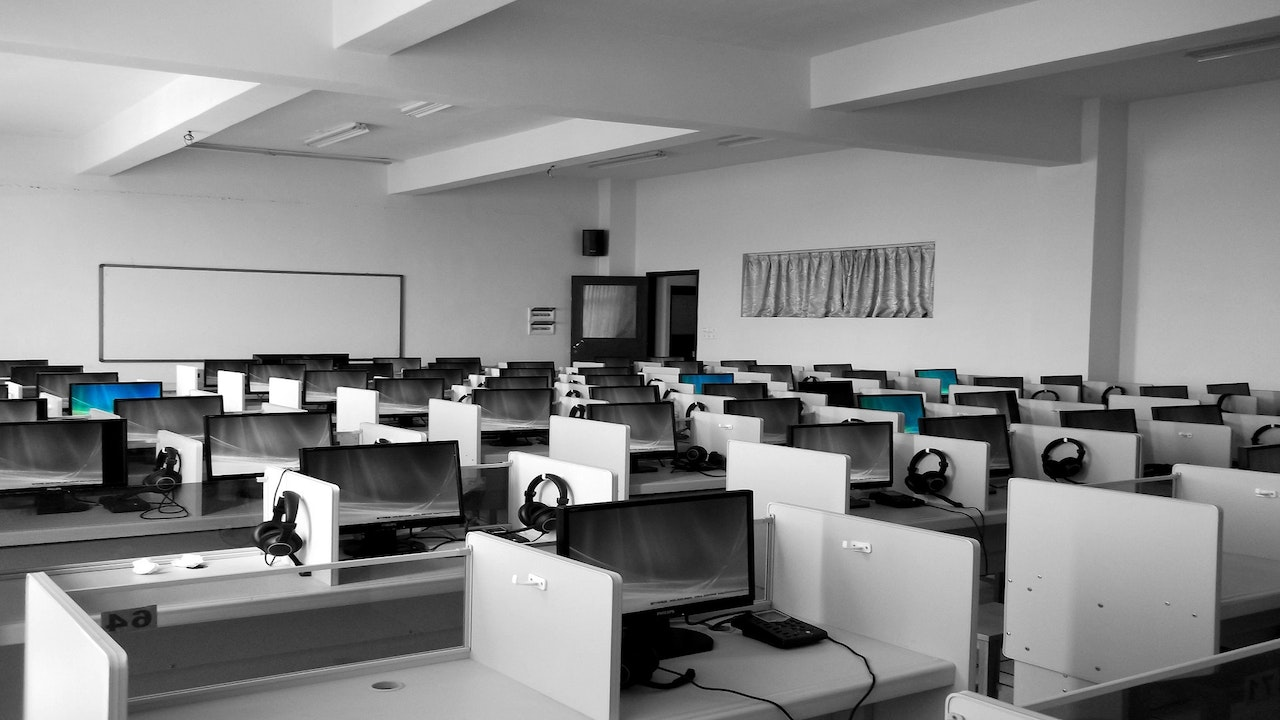
#> input picture Tareas/tarea07_cambiar_fondo/fondo1.jpg, 1280 x 720 px
$ python CambiarFondo.py
#> lines starting #> are read from the running program, lines starting #| are printed output that depends on the picture; after the words box and inside, x2 and y2 are one past the last pixel; in counts of white or black regions, pixels touching at a corner belong together
import cv2
import numpy as np

video = cv2.VideoCapture(0, cv2.CAP_DSHOW)
frame_width = int(video.get(3))
frame_height = int(video.get(4))
size = (frame_width, frame_height)
exportable = cv2.VideoWriter('final.avi',
						cv2.VideoWriter_fourcc(*'MJPG'),
						10, size)
fondo=cv2.imread('./fondo1.jpg')
#> fondo is the input picture: shape (720, 1280, 3); mean B, G, R 135.3, 135.2, 134.8
fondo=cv2.resize(fondo,(640,480))
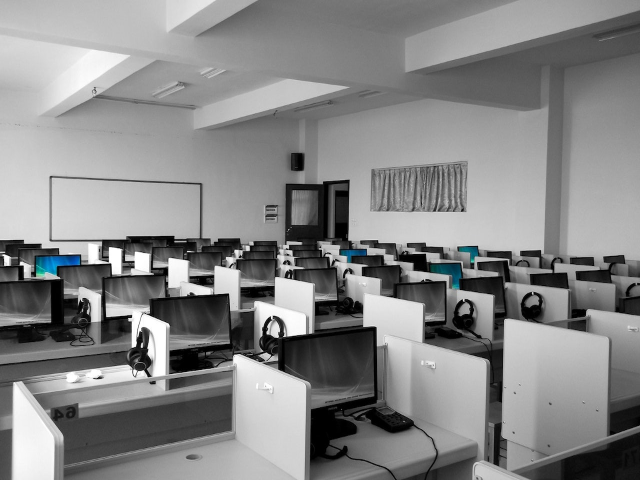
#> fondo: shape (480, 640, 3); mean B, G, R 135.3, 135.1, 134.8
while (True):
        ret, frame = video.read()
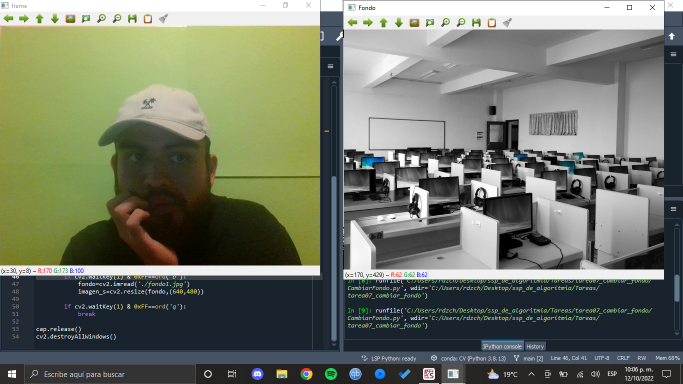
#> input picture Tareas/tarea07_cambiar_fondo/Originales.PNG, 1366 x 768 px, given in place of the camera (shown at 1/2 size)
#> frame is the input picture: shape (768, 1366, 3); mean B, G, R 103.5, 118.4, 112.7
        if ret ==False:
            break

        bgr = [97,181,147]
        trs = 50

        low = np.array([bgr[0]-trs,bgr[1]-trs,bgr[2]-trs])
        high = np.array([bgr[0]+trs,bgr[1]+trs,bgr[2]+trs])
        mask = cv2.inRange(frame,low,high)
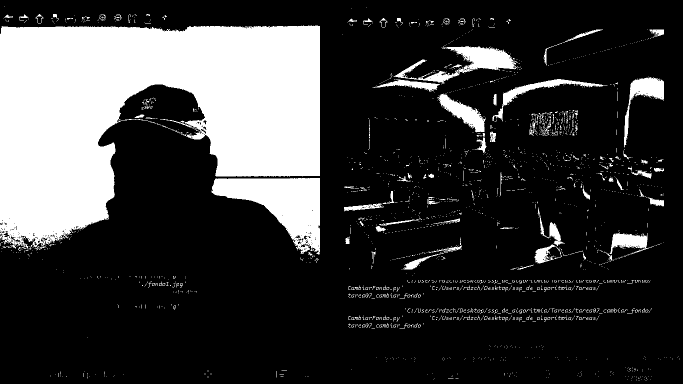
#> mask: shape (768, 1366) (shown at 1/2 size); 22.6% white; 2155 white regions (2003 under 20 px), largest, box (x1, y1, x2, y2) and area: (0, 51, 640, 498) 185854, (423, 356, 640, 509) 16589, (788, 92, 1034, 167) 5616
        mask_inv = cv2.bitwise_not(mask)
        cv2.imshow('mascara',mask)
        cv2.imshow('mascara_inv',mask_inv)

        result = cv2.bitwise_and(frame,frame, mask=mask_inv)
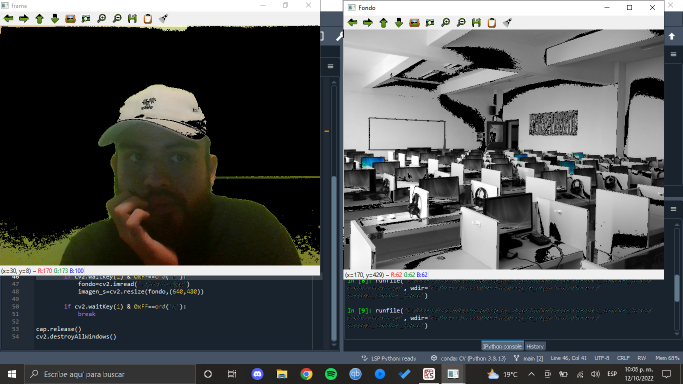
#> result: shape (768, 1366, 3) (shown at 1/2 size); mean B, G, R 80.9, 80.8, 78.1

#> (the run stopped early here; a loop or call above may not have finished)
